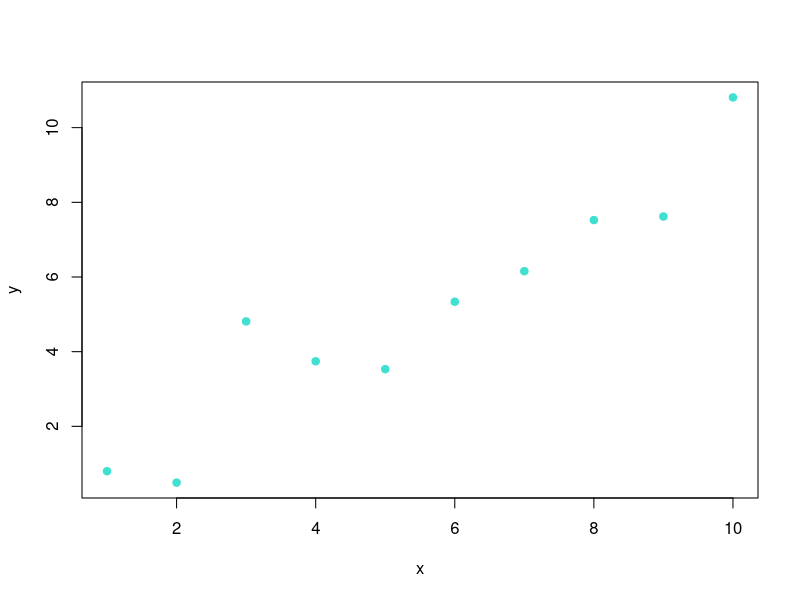
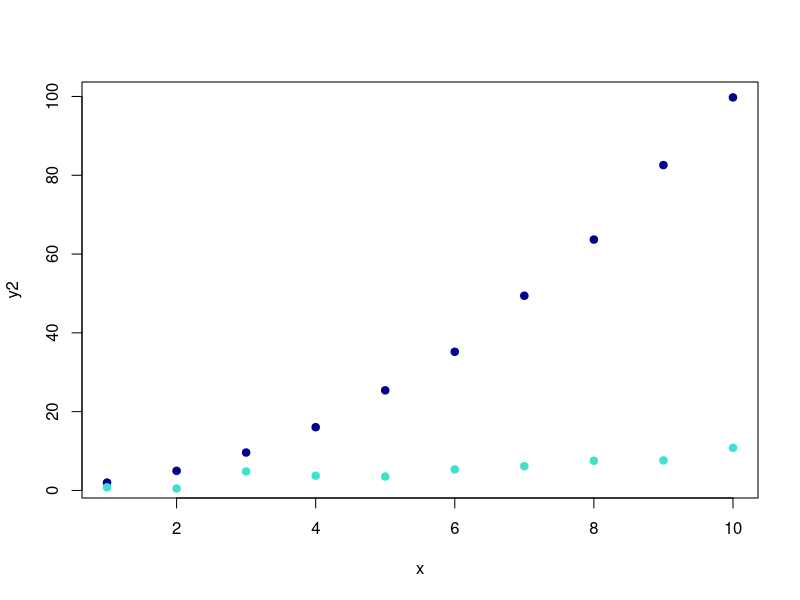

Write R code to recreate these figures, in order.
#Test Script

# create data
x <- 1:10

# y is a function of x, with standard deviation 1
y <- rnorm(length(x), x, 1)

# plot relationship between y and x
plot(y~x, pch=19, col="turquoise")

# y2 is a function of x^2, with standard deviation 1
y2 <- rnorm(length(x), x^2, 1)

#plot relationship between y2 and x
plot(y2~x, pch=19, col="darkblue")

# add y for comparison
points(y, pch=19, col="turquoise")

# Add another comment for the purposes of changing the file. 
